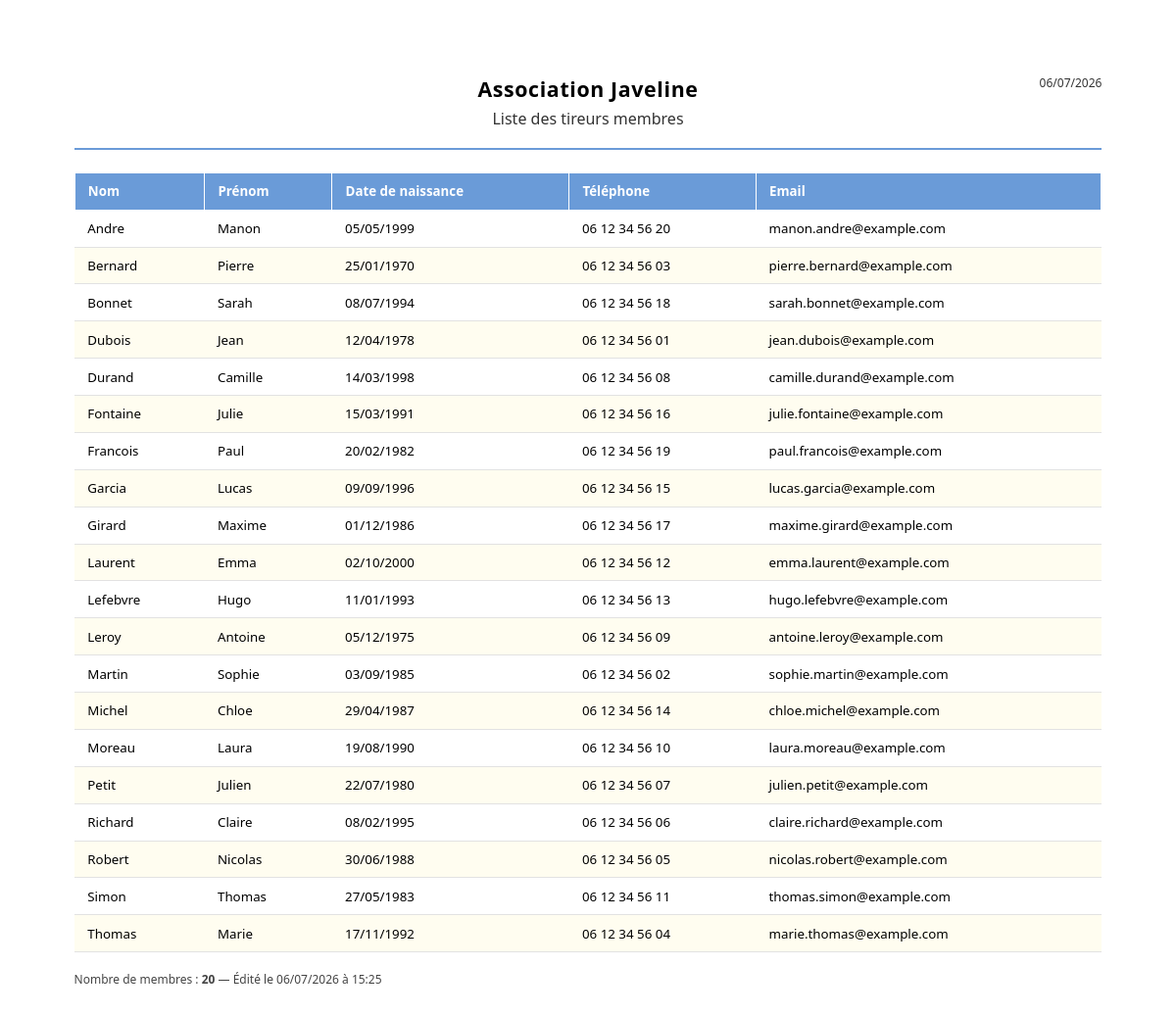
Page /membres/imprimer on the committed database.
### tables this page shows
CREATE TABLE membres (
    id                  INT UNSIGNED    NOT NULL AUTO_INCREMENT,
    nom                 VARCHAR(100)    NOT NULL,
    prenom              VARCHAR(100)    NOT NULL,
    date_naissance      DATE            NOT NULL,
    lieu_naissance      VARCHAR(150)    NOT NULL,
    numero_licence      VARCHAR(50)     NOT NULL UNIQUE,
    adresse1            VARCHAR(200)    NOT NULL,
    adresse2            VARCHAR(200)        NULL DEFAULT NULL,
    code_postal         CHAR(5)         NOT NULL,
    ville               VARCHAR(100)    NOT NULL,
    telephone           VARCHAR(15)     NOT NULL,
    email               VARCHAR(150)    NOT NULL,
    certificat_medical  TINYINT(1)      NOT NULL DEFAULT 0,
    coach               VARCHAR(150)        NULL DEFAULT NULL,
    created_at          DATETIME        NOT NULL DEFAULT CURRENT_TIMESTAMP,
    PRIMARY KEY (id)
);

### app/controllers/MembreController.php (called while the page is built, shortened)
<?php
require_once APP_ROOT . '/app/models/MembreModel.php';
class MembreController extends Controller
{
    private MembreModel $model;
    public function __construct()
    {
        $this->model = new MembreModel();
    }
    public function imprimerListe(): void
    {
        $membres = $this->model->findAll();
        $this->render('membres/print_liste', [
            'titrePage' => 'Liste des tireurs membres — ' . APP_NAME,
            'membres'   => $membres,
        ], 'print');
    }
}

### index.php (called while the page is built, shortened)
<?php
require_once APP_ROOT . '/core/Database.php';
require_once APP_ROOT . '/core/Model.php';
$router = new Router();
$router->dispatch();

### core/Database.php (called while the page is built, shortened)
<?php
class Database
{
    private static ?PDO $instance = null;
    public static function getInstance(): PDO
    {
        if (self::$instance === null) {
            $dsn = 'mysql:host=' . DB_HOST
                 . ';dbname=' . DB_NAME
                 . ';charset=' . DB_CHARSET;
            $options = [
                PDO::ATTR_ERRMODE            => PDO::ERRMODE_EXCEPTION,
                PDO::ATTR_DEFAULT_FETCH_MODE => PDO::FETCH_ASSOC,
                PDO::ATTR_EMULATE_PREPARES   => false,
            ];
            try {
                self::$instance = new PDO($dsn, DB_USER, DB_PASS, $options);
            } catch (PDOException $e) {
                if (APP_ENV === 'development') {
                    die('Erreur de connexion à la base de données : ' . $e->getMessage());
                } else {
                    die('Erreur de connexion à la base de données. Veuillez réessayer plus tard.');
                }
            }
        }
        return self::$instance;
    }
}

### core/Model.php (called while the page is built, shortened)
<?php
abstract class Model
{
    public function __construct()
    {
        $this->db = Database::getInstance();
    }
}

### app/models/MembreModel.php (called while the page is built, shortened)
<?php
require_once APP_ROOT . '/core/Model.php';
class MembreModel extends Model
{
    public function findAll(): array
    {
        $stmt = $this->db->query(
            'SELECT id, nom, prenom, date_naissance, telephone, email
             FROM membres
             ORDER BY nom ASC, prenom ASC'
        );
        return $stmt->fetchAll();
    }
}

### app/views/membres/print_liste.php (the view, shortened to what this page needs)
<div class="liste-impression">
    <div class="liste-impression-entete">
        <h1>Association Javeline</h1>
        <h2>Liste des tireurs membres</h2>
        <span class="liste-impression-date"><?= date('d/m/Y') ?></span>
    </div>
    <?php if (empty($membres)): ?>
        <p class="liste-impression-vide">Aucun membre enregistré.</p>
    <?php else: ?>
        <table class="liste-impression-table">
            <thead>
                <tr>
                    <th>Nom</th>
                    <th>Prénom</th>
                    <th>Date de naissance</th>
                    <th>Téléphone</th>
                    <th>Email</th>
                </tr>
            </thead>
            <tbody>
                <?php foreach ($membres as $membre): ?>
                <tr>
                    <td><?= htmlspecialchars($membre['nom']) ?></td>
                    <td><?= htmlspecialchars($membre['prenom']) ?></td>
                    <td><?= date('d/m/Y', strtotime($membre['date_naissance'])) ?></td>
                    <td><?= htmlspecialchars($membre['telephone']) ?></td>
                    <td><?= htmlspecialchars($membre['email']) ?></td>
                </tr>
                <?php endforeach; ?>
            </tbody>
        </table>
        <p class="liste-impression-pied">
            Nombre de membres : <strong><?= count($membres) ?></strong> —
            Édité le <?= date('d/m/Y à H:i') ?>
        </p>
    <?php endif; ?>
</div>

### public/css/fiche-print.css (style rules this page uses)
* { box-sizing: border-box; margin: 0; padding: 0; }
body { font-family: 'Segoe UI', Arial, sans-serif; font-size: 12pt; color: #000; background: #fff; padding: 2cm; }
* { -webkit-print-color-adjust: exact; print-color-adjust: exact; }
.liste-impression { max-width: none; }
.liste-impression-entete { position: relative; text-align: center; border-bottom: 2px solid #6a9bd8; padding-bottom: 0.5cm; margin-bottom: 0.6cm; }
.liste-impression-entete h1 { font-size: 16pt; letter-spacing: 0.03em; }
.liste-impression-entete h2 { font-size: 12pt; font-weight: normal; color: #333; margin-top: 0.15cm; }
.liste-impression-date { position: absolute; top: 0; right: 0; font-size: 9pt; color: #333; }
.liste-impression-table { width: 100%; border-collapse: collapse; font-size: 10pt; }
.liste-impression-table th, .liste-impression-table td { padding: 0.25cm 0.35cm; text-align: left; }
.liste-impression-table thead th { background-color: #6a9bd8; color: #fff; font-weight: 600; border: 1px solid #fff; }
.liste-impression-table tbody td { border-bottom: 1px solid #e2e2e2; }
.liste-impression-table tbody tr:nth-child(even) { background-color: #fffdf0; }
.liste-impression-pied { margin-top: 0.5cm; font-size: 9pt; color: #444; }

### rows in the picture
membres: nom "Andre", prenom "Manon", date_naissance "05/05/1999", telephone "06 12 34 56 20", email "manon.andre@example.com"
membres: nom "Bernard", prenom "Pierre", date_naissance "25/01/1970", telephone "06 12 34 56 03", email "pierre.bernard@example.com"
membres: nom "Bonnet", prenom "Sarah", date_naissance "08/07/1994", telephone "06 12 34 56 18", email "sarah.bonnet@example.com"
membres: nom "Dubois", prenom "Jean", date_naissance "12/04/1978", telephone "06 12 34 56 01", email "jean.dubois@example.com"
membres: nom "Durand", prenom "Camille", date_naissance "14/03/1998", telephone "06 12 34 56 08", email "camille.durand@example.com"
membres: nom "Fontaine", prenom "Julie", date_naissance "15/03/1991", telephone "06 12 34 56 16", email "julie.fontaine@example.com"
membres: nom "Francois", prenom "Paul", date_naissance "20/02/1982", telephone "06 12 34 56 19", email "paul.francois@example.com"
membres: nom "Garcia", prenom "Lucas", date_naissance "09/09/1996", telephone "06 12 34 56 15", email "lucas.garcia@example.com"
membres: nom "Girard", prenom "Maxime", date_naissance "01/12/1986", telephone "06 12 34 56 17", email "maxime.girard@example.com"
membres: nom "Laurent", prenom "Emma", date_naissance "02/10/2000", telephone "06 12 34 56 12", email "emma.laurent@example.com"
membres: nom "Lefebvre", prenom "Hugo", date_naissance "11/01/1993", telephone "06 12 34 56 13", email "hugo.lefebvre@example.com"
membres: nom "Leroy", prenom "Antoine", date_naissance "05/12/1975", telephone "06 12 34 56 09", email "antoine.leroy@example.com"
membres: nom "Martin", prenom "Sophie", date_naissance "03/09/1985", telephone "06 12 34 56 02", email "sophie.martin@example.com"
membres: nom "Michel", prenom "Chloe", date_naissance "29/04/1987", telephone "06 12 34 56 14", email "chloe.michel@example.com"
membres: nom "Moreau", prenom "Laura", date_naissance "19/08/1990", telephone "06 12 34 56 10", email "laura.moreau@example.com"
membres: nom "Petit", prenom "Julien", date_naissance "22/07/1980", telephone "06 12 34 56 07", email "julien.petit@example.com"
membres: nom "Richard", prenom "Claire", date_naissance "08/02/1995", telephone "06 12 34 56 06", email "claire.richard@example.com"
membres: nom "Robert", prenom "Nicolas", date_naissance "30/06/1988", telephone "06 12 34 56 05", email "nicolas.robert@example.com"
membres: nom "Simon", prenom "Thomas", date_naissance "27/05/1983", telephone "06 12 34 56 11", email "thomas.simon@example.com"
membres: nom "Thomas", prenom "Marie", date_naissance "17/11/1992", telephone "06 12 34 56 04", email "marie.thomas@example.com"

### other values in the picture
count($membres) "20"
